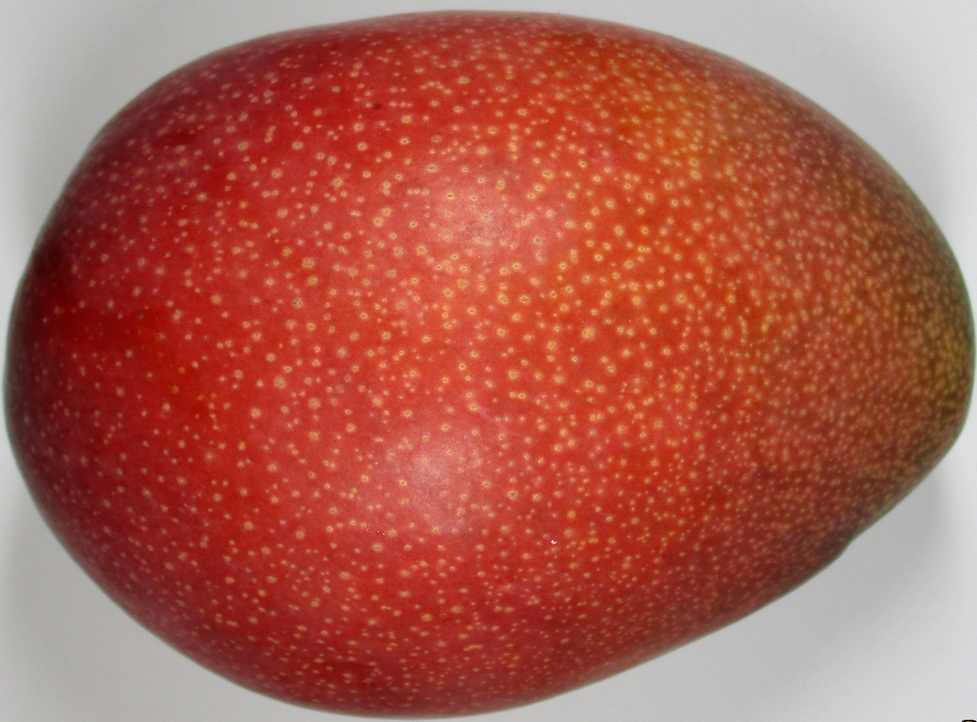
#> input picture dataset/class_a/0359_shrinked.JPG, 977 x 722 px, shrunk from 3151 x 2331 before the run
$ python exp_descriminate.py dataset/class_a dataset/class_a/0359_shrinked.JPG dataset/class_a/0360_shrinked.JPG
#> lines starting #> are read from the running program, lines starting #| are printed output that depends on the picture; after the words box and inside, x2 and y2 are one past the last pixel; in counts of white or black regions, pixels touching at a corner belong together; long printed decimals are rounded
import numpy as np
import cv2
import matplotlib.pyplot as plt
import pandas as pd

import random
import sys
import glob

import pdb

dir_name = sys.argv[1]
# size = int(sys.argv[2])
# stride = int(sys.argv[3])

files = glob.glob(dir_name + '/*.JPG')

for file_name in files:

    image = cv2.imread(file_name)
#> image is the input picture: shape (722, 977, 3); mean B, G, R 79.8, 93.5, 171.3
    rows, cols, depth = image.shape
#> rows = 722; cols = 977; depth = 3

    mask_green = np.where(image[:,:,1] < 150, True, False)
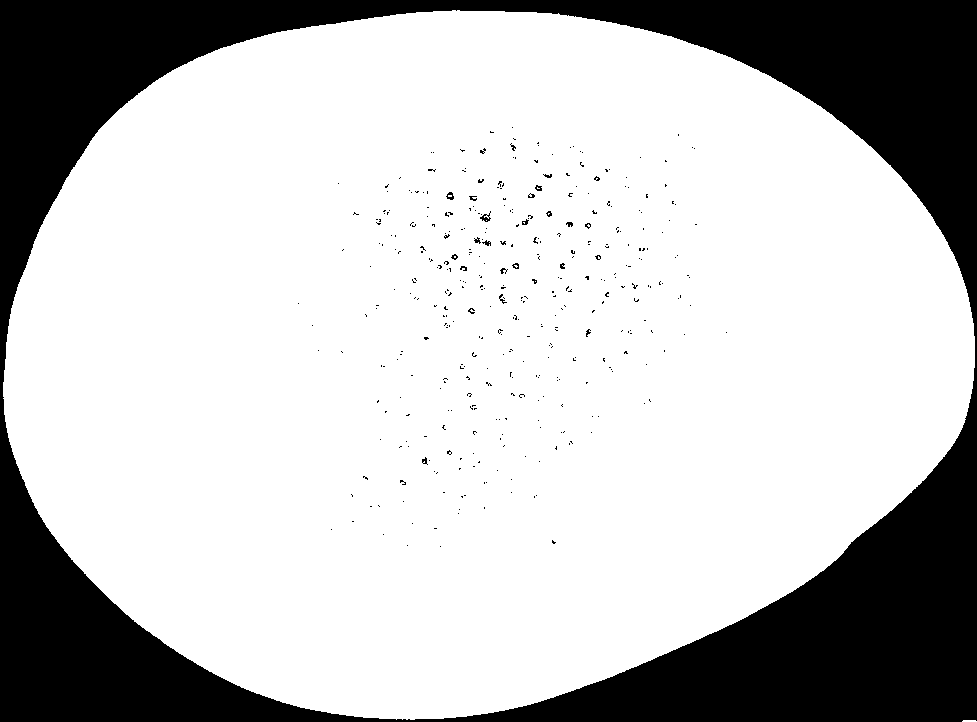
#> mask_green: shape (722, 977) bool; 75.4% white; 385 black regions (364 under 20 px), largest, box (x1, y1, x2, y2) and area: (0, 0, 977, 722) 171880, (480, 211, 491, 222) 50, (446, 192, 454, 200) 37
    mask_diff_rg = np.where((image[:,:,2] - image[:,:,1]) > 40, True, False)
#> mask_diff_rg: shape (722, 977) bool; 77.5% white; 59 black regions (29 under 20 px), largest, box (x1, y1, x2, y2) and area: (0, 0, 977, 722) 155807, (954, 38, 977, 74) 397, (944, 644, 977, 672) 364

    mask = mask_green & mask_diff_rg
#> mask: shape (722, 977) bool; 72.1% white; 400 black regions (376 under 20 px), largest, box (x1, y1, x2, y2) and area: (0, 0, 977, 722) 194738, (480, 211, 491, 222) 50, (934, 380, 944, 388) 41

    masked_image = np.zeros((rows, cols, 3))
    # masked_image[mask_green,:] = image[mask_green,:]
    # masked_image[mask_diff_rg, :] = image[mask_diff_rg, :]
    masked_image[mask, :] = image[mask, :]
    diff_gb_image = masked_image[:,:,1] - masked_image[:,:,0]
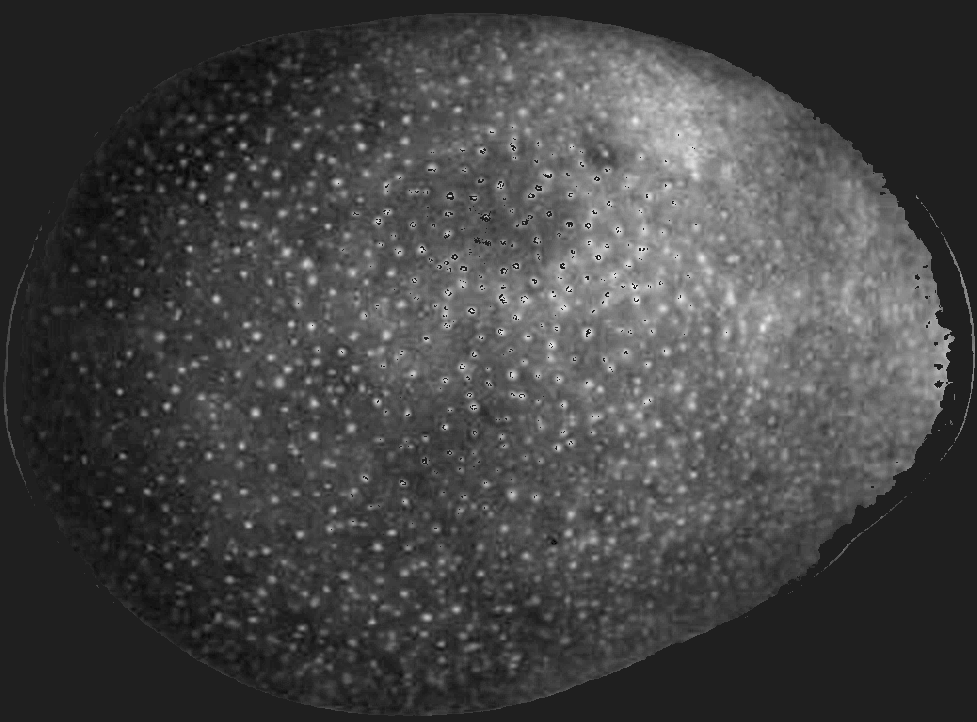
#> diff_gb_image: shape (722, 977) float64; min -11, max 77, mean 12.7; drawn with min black and max white

    mask_a = np.where(diff_gb_image <= 6, True, False)
#> mask_a: shape (722, 977) bool; 44% white; 991 white regions (883 under 20 px), largest, box (x1, y1, x2, y2) and area: (0, 0, 977, 722) 300683, (382, 533, 408, 572) 244, (352, 532, 386, 552) 237
    mask_r_low = np.where(masked_image[:,:,2] <= 100, True, False)
#> mask_r_low: shape (722, 977) bool; 30.1% white; 505 white regions (476 under 20 px), largest, box (x1, y1, x2, y2) and area: (0, 0, 977, 722) 209820, (929, 359, 943, 370) 72, (480, 211, 491, 222) 50
    mask_r_up = np.where(100 < masked_image[:,:,2], True, False)
    mask_a = mask_a & mask_r_up
#> mask_a: shape (722, 977) bool; 14.1% white; 671 white regions (574 under 20 px), largest, box (x1, y1, x2, y2) and area: (49, 15, 584, 716) 91108, (382, 533, 408, 572) 244, (352, 532, 386, 552) 237

    mask_b_sub0 = np.where(6 <= diff_gb_image, True, False)
#> mask_b_sub0: shape (722, 977) bool; 57.8% white; 917 black regions (810 under 20 px), largest, box (x1, y1, x2, y2) and area: (0, 0, 977, 722) 288036, (503, 588, 560, 630) 721, (464, 624, 512, 660) 470
    mask_b_sub1 = np.where(diff_gb_image < 21, True, False)
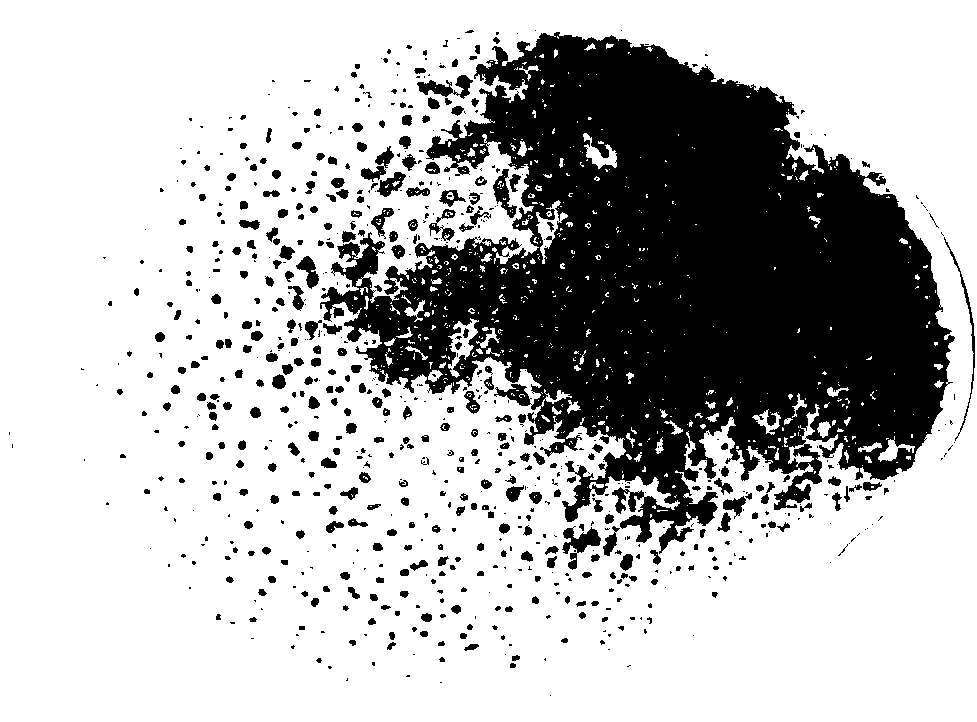
#> mask_b_sub1: shape (722, 977) bool; 72.5% white; 795 black regions (450 under 20 px), largest, box (x1, y1, x2, y2) and area: (320, 32, 955, 554) 169270, (562, 526, 601, 570) 690, (417, 75, 473, 99) 591
    mask_b_sub2 = mask_a & mask_r_low
#> mask_b_sub2: shape (722, 977) bool; every value is 0

    mask_b = mask_b_sub0 & mask_b_sub1
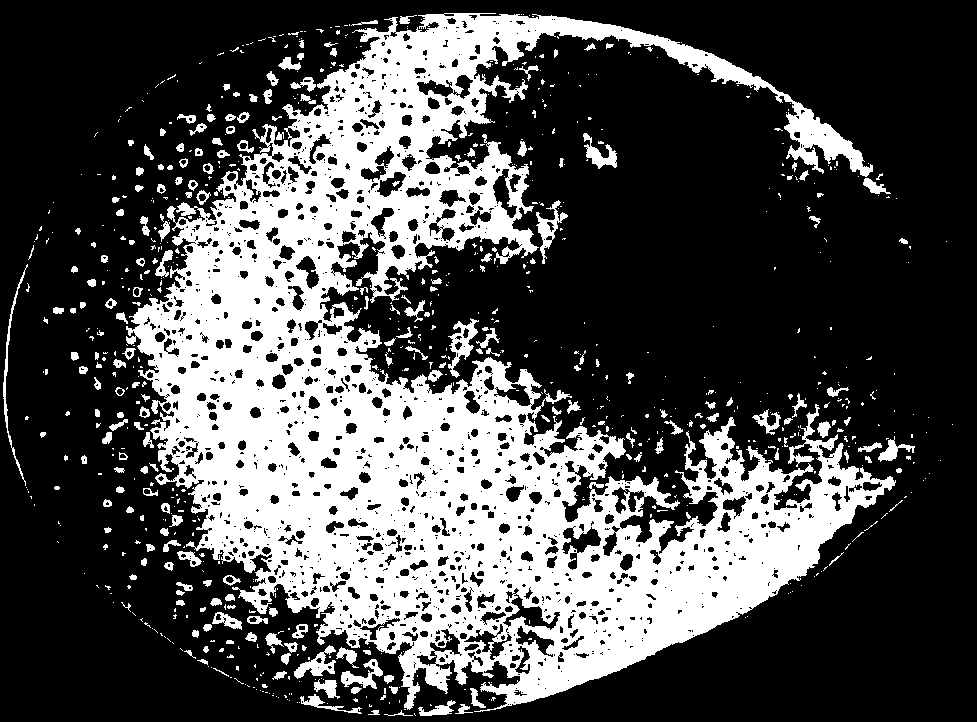
#> mask_b: shape (722, 977) bool; 30.2% white; 815 white regions (591 under 20 px), largest, box (x1, y1, x2, y2) and area: (126, 13, 896, 712) 194086, (448, 318, 479, 378) 666, (536, 200, 568, 264) 578
    mask_b_total = mask_b | mask_b_sub2

    # mask_c = np.where(21 <= diff_gb_image, True, False)
    mask_c_sub0 = np.where(21 <= diff_gb_image, True, False)
    mask_c_sub1 = mask_b & mask_r_low
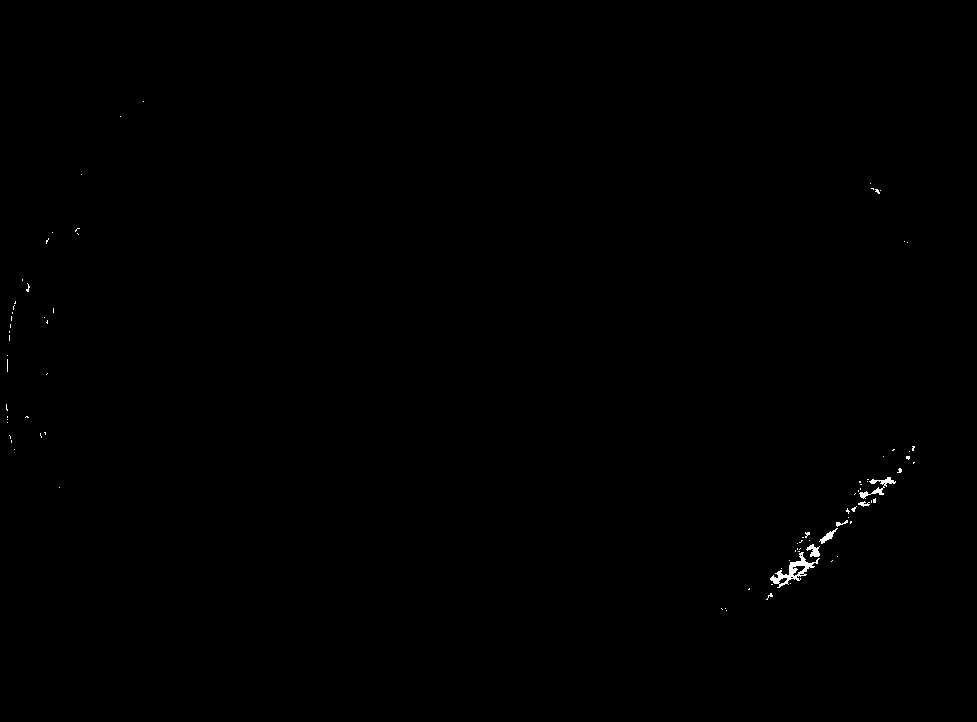
#> mask_c_sub1: shape (722, 977) bool; 0.18% white; 85 white regions (79 under 20 px), largest, box (x1, y1, x2, y2) and area: (770, 552, 820, 588) 470, (859, 477, 896, 499) 210, (806, 544, 820, 557) 102, (819, 528, 838, 544) 93, (858, 501, 870, 507) 37, (836, 520, 848, 527) 34
    mask_c = mask_c_sub0 | mask_c_sub1
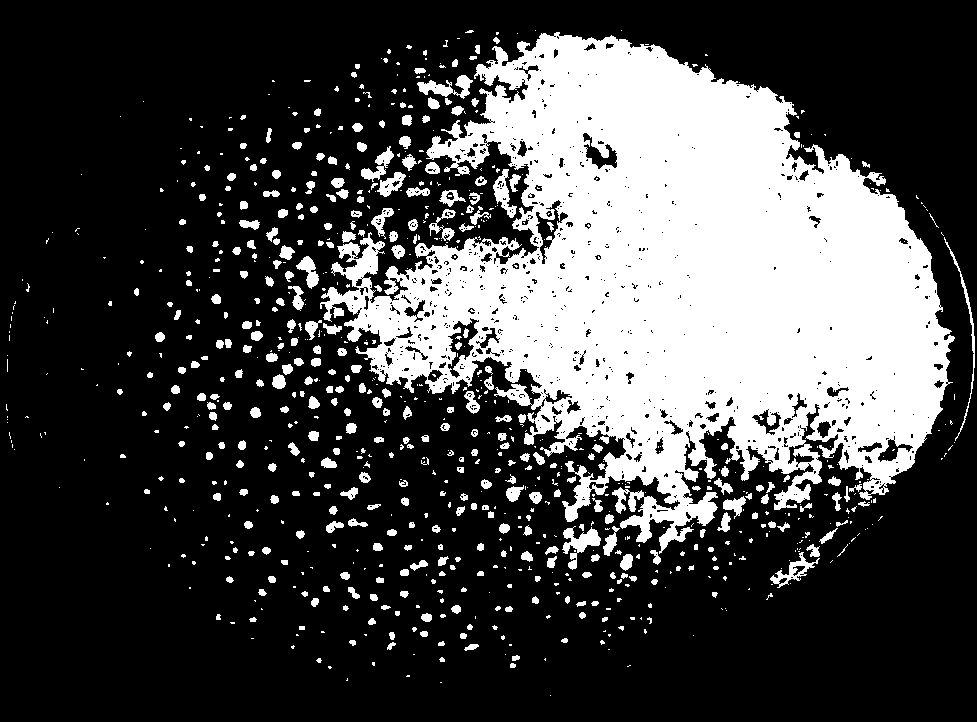
#> mask_c: shape (722, 977) bool; 27.7% white; 861 white regions (514 under 20 px), largest, box (x1, y1, x2, y2) and area: (320, 32, 955, 554) 169696, (562, 526, 601, 570) 690, (417, 75, 473, 99) 591

    total = len(diff_gb_image[mask_a]) + len(diff_gb_image[mask_b_total]) + len(diff_gb_image[mask_c])
#> total = 508217
    # total = len(diff_gb_image[mask_a]) + len(diff_gb_image[mask_b]) + len(diff_gb_image[mask_c])
    a_rate = len(diff_gb_image[mask_a])/total
#> a_rate = 0.196
    b_rate = len(diff_gb_image[mask_b_total])/total
#> b_rate = 0.42
    c_rate = len(diff_gb_image[mask_c])/total
#> c_rate = 0.384

    print(str(a_rate) + ',' + str(b_rate) + ',' + str(c_rate))
#| 0.1957,0.4198,0.3844
#> pass 2 of the loop `for file_name in files:`:
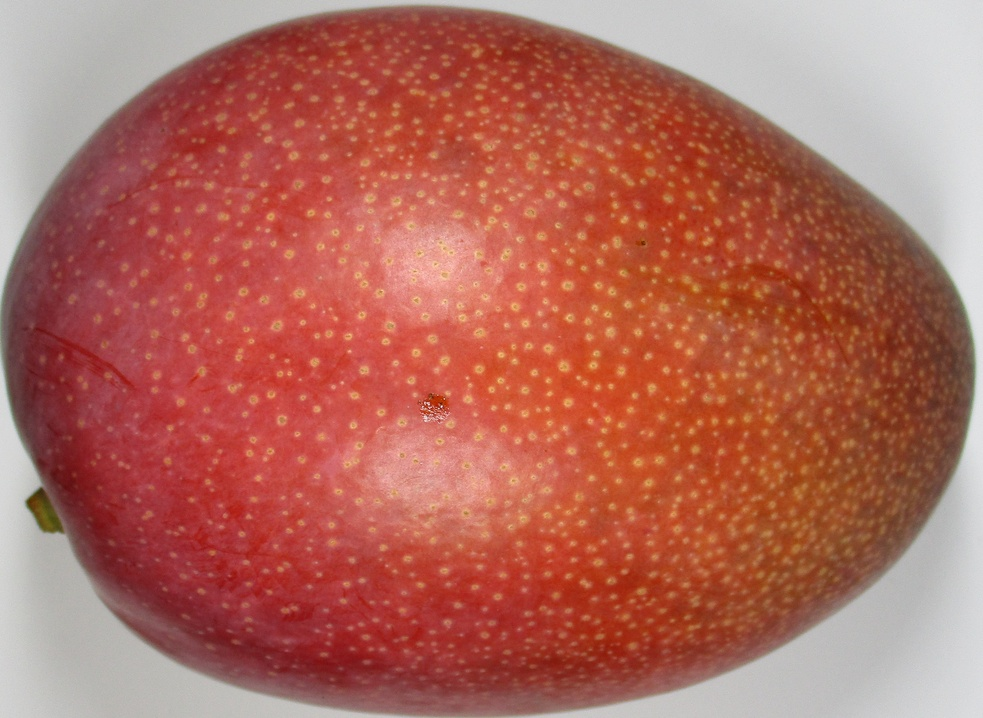
#> input picture dataset/class_a/0360_shrinked.JPG, 983 x 718 px, shrunk from 3156 x 2305 before the run
#> image is the input picture: shape (718, 983, 3); mean B, G, R 92.6, 105.7, 177.5
#> `mask_green = np.where(image[:,:,1] < 150, True, False)`:
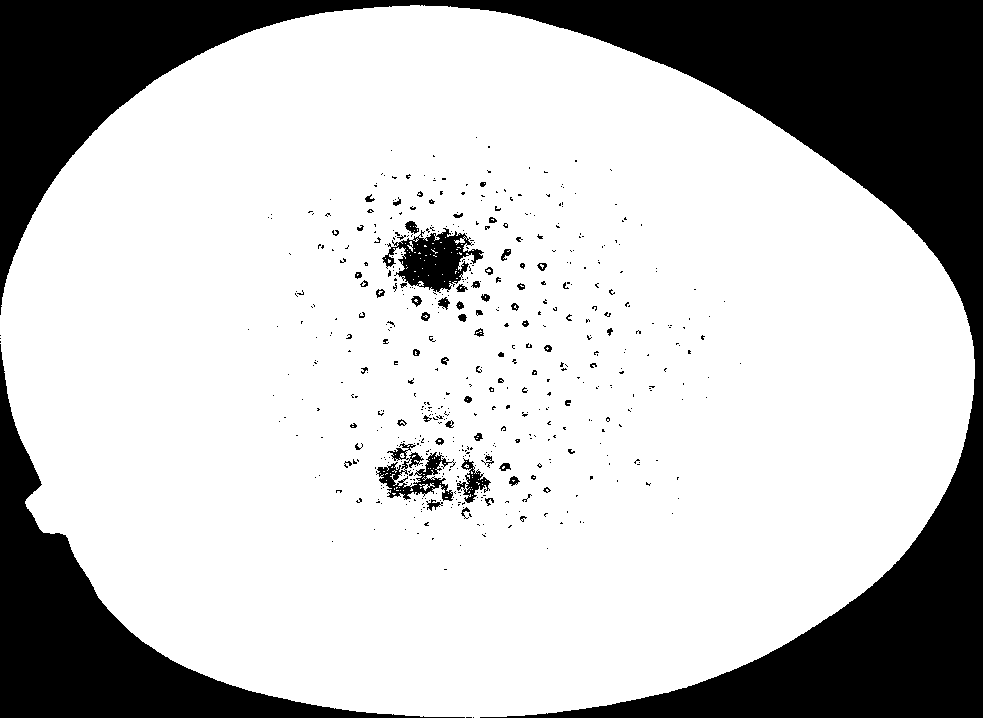
#> mask_green: shape (718, 983) bool; 75.3% white; 539 black regions (472 under 20 px), largest, box (x1, y1, x2, y2) and area: (0, 0, 983, 718) 132691, (0, 344, 465, 718) 32268, (382, 228, 484, 293) 3231
#> mask_diff_rg: shape (718, 983) bool; 79.5% white; 67 black regions (30 under 20 px), largest, box (x1, y1, x2, y2) and area: (0, 0, 983, 718) 138363, (0, 406, 31, 480) 1173, (870, 32, 924, 70) 900
#> mask: shape (718, 983) bool; 72.1% white; 542 black regions (476 under 20 px), largest, box (x1, y1, x2, y2) and area: (0, 0, 983, 718) 187266, (382, 228, 484, 293) 3231, (376, 443, 456, 501) 1683
#> masked_image: shape (718, 983, 3) float64
#> diff_gb_image: shape (718, 983) float64
#> mask_r_low: shape (718, 983) bool; 28.1% white; 578 white regions (507 under 20 px), largest, box (x1, y1, x2, y2) and area: (0, 0, 983, 718) 188405, (382, 228, 484, 293) 3231, (376, 443, 456, 501) 1683
#> mask_b_sub0: shape (718, 983) bool; 51.9% white; 886 black regions (747 under 20 px), largest, box (x1, y1, x2, y2) and area: (0, 0, 983, 718) 321199, (382, 228, 484, 293) 3293, (376, 442, 456, 501) 1950
#> mask_b_sub1: shape (718, 983) bool; 70.7% white; 625 black regions (382 under 20 px), largest, box (x1, y1, x2, y2) and area: (331, 63, 940, 660) 189304, (913, 362, 935, 407) 484, (406, 329, 439, 368) 443
#> mask_b_sub2: shape (718, 983) bool; every value is 0
#> mask_b: shape (718, 983) bool; 22.5% white; 843 white regions (623 under 20 px), largest, box (x1, y1, x2, y2) and area: (186, 8, 956, 710) 137589, (783, 220, 822, 278) 1096, (537, 189, 592, 222) 720
#> `mask_c_sub1 = mask_b & mask_r_low`:
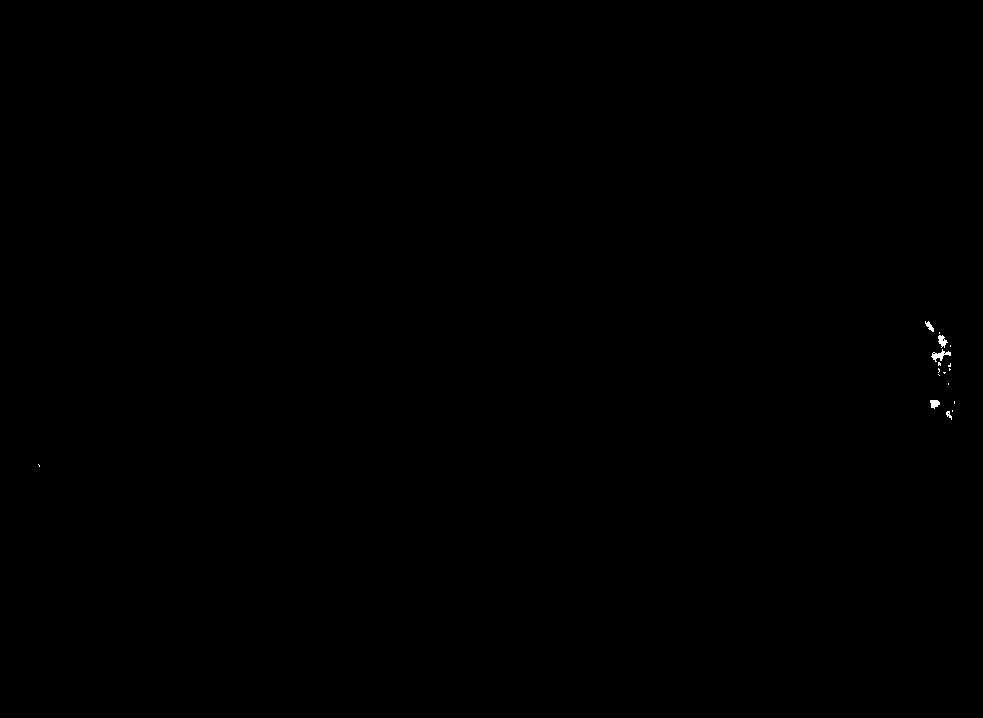
#> mask_c_sub1: shape (718, 983) bool; 0.05% white; 17 white regions (12 under 20 px), largest, box (x1, y1, x2, y2) and area: (931, 349, 951, 362) 105, (938, 335, 948, 348) 72, (930, 400, 940, 409) 64, (925, 321, 934, 332) 47, (946, 411, 952, 420) 27
#> total = 519399
#> a_rate = 0.295
#> b_rate = 0.306
#> c_rate = 0.399
#| 0.2947,0.3064,0.3989
